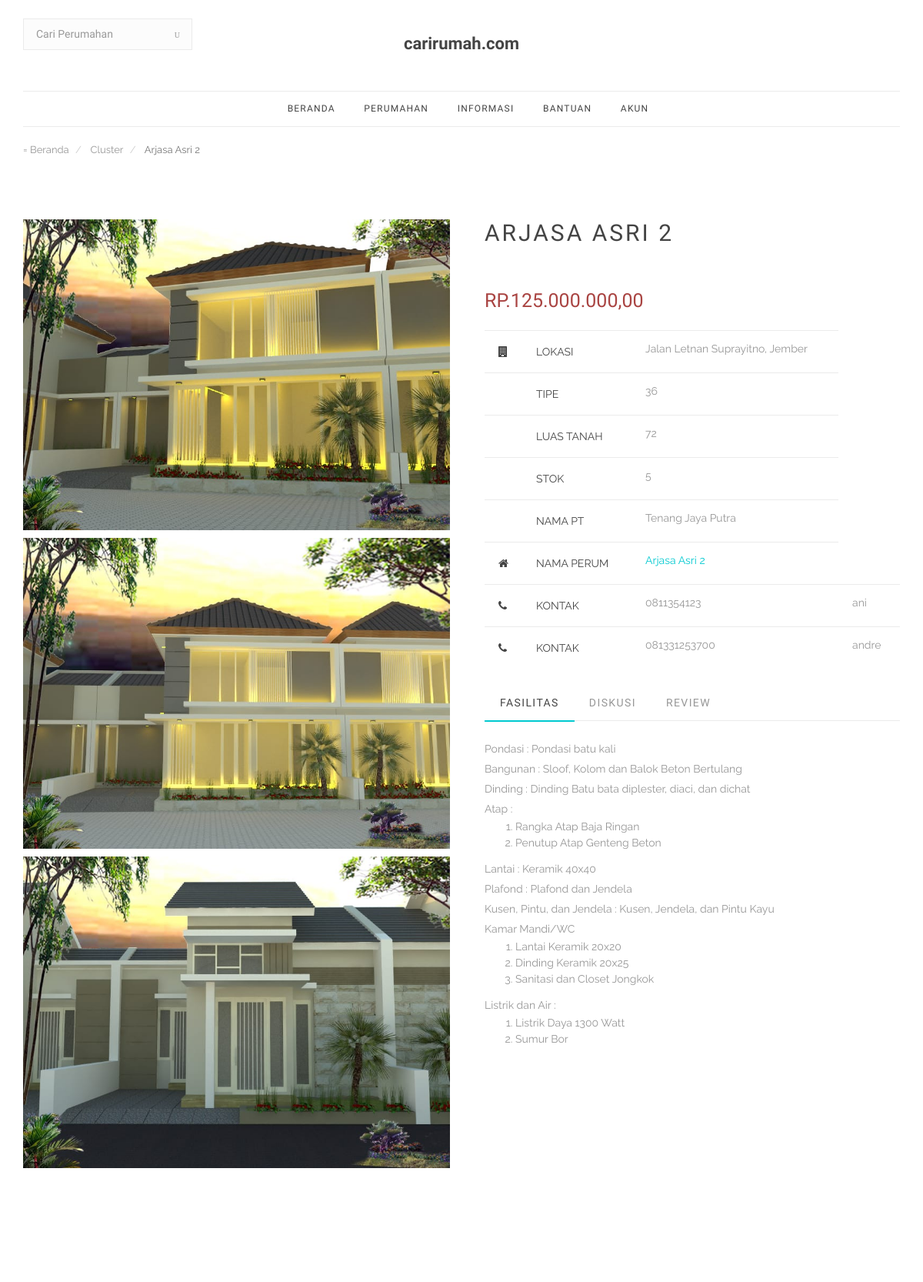
Page /home/index.php?p=bukudetail/buku_detail&KD_CLUSTER=6 (upper part) on the earlier database version.
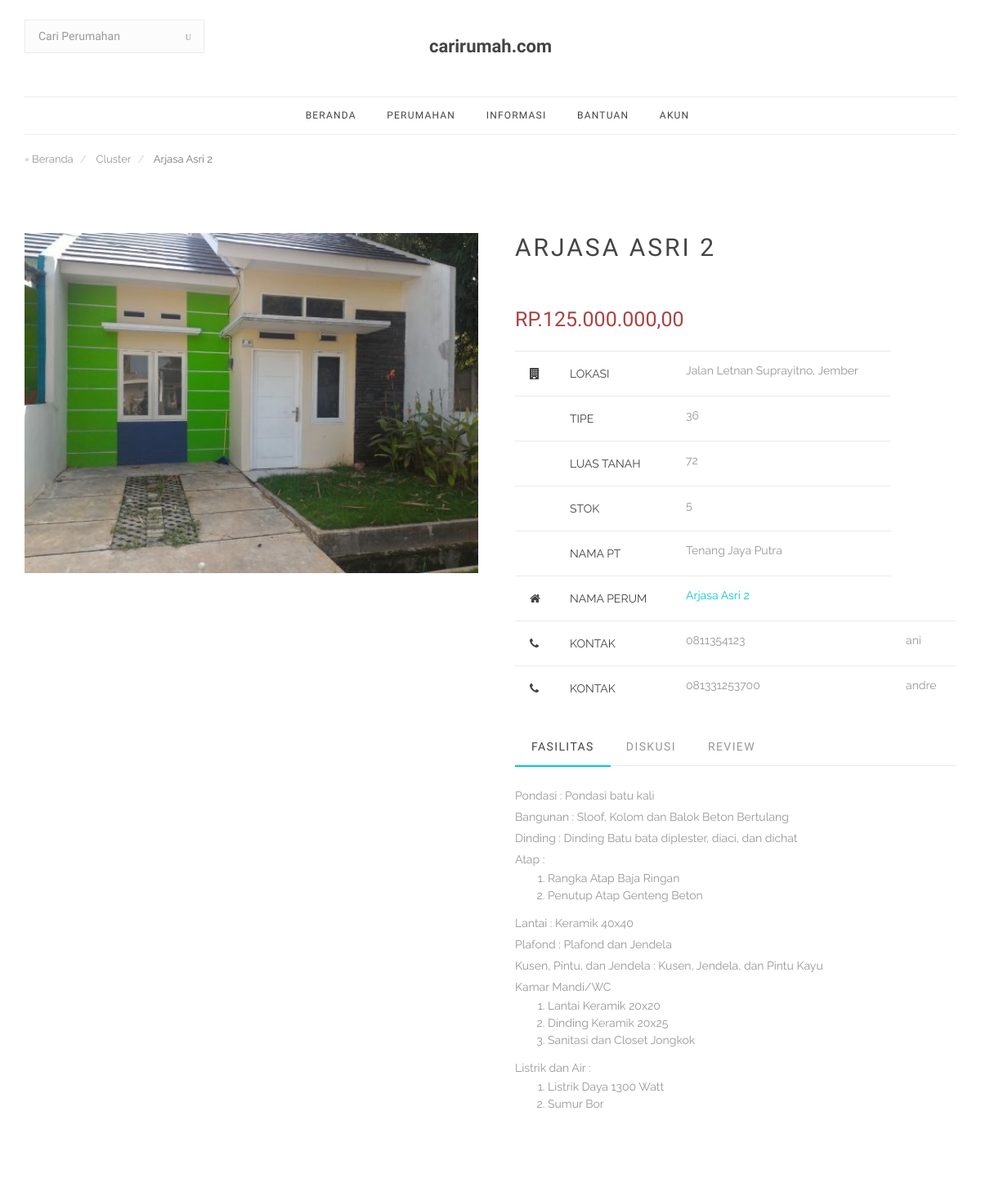
Same page on the later database version.
### tables this page shows
CREATE TABLE `cluster` (
  `KD_CLUSTER` int(4) NOT NULL,
  `KD_PERUM` int(4) NOT NULL,
  `NAMA_CLUSTER` varchar(100) DEFAULT NULL,
  `TIPE` int(4) DEFAULT NULL,
  `LUAS_TANAH` int(4) DEFAULT NULL,
  `STOK` int(4) DEFAULT NULL,
  `HARGA` bigint(20) DEFAULT NULL,
  `FASILITAS` varchar(1000) DEFAULT NULL,
  `GAMBAR` varchar(100) DEFAULT NULL,
  `GAMBAR1` varchar(100) DEFAULT NULL,
  `GAMBAR2` varchar(100) DEFAULT NULL
);

CREATE TABLE `marketing` (
  `KD_MARKET` int(4) NOT NULL,
  `USERNAME` varchar(20) NOT NULL,
  `NAMA` varchar(100) DEFAULT NULL,
  `NO_TELEPON` varchar(12) DEFAULT NULL
);

### home/pages/bukudetail/buku_detail.php (the view, shortened to what the changed rows need)
<?php
    $KD_CLUSTER = $_GET['KD_CLUSTER'];
    $queryProduct = "SELECT *
    FROM cluster
    INNER JOIN perum
    ON cluster.KD_PERUM=perum.KD_PERUM
    INNER JOIN pt
    ON perum.KD_PT=pt.KD_PT
    INNER JOIN user
    ON pt.USERNAME=user.USERNAME
    INNER JOIN marketing
    ON user.USERNAME=marketing.USERNAME
    WHERE cluster.KD_CLUSTER=$KD_CLUSTER";
    $rsProduct = mysqli_query($konek, $queryProduct);
     $row = mysqli_fetch_assoc($rsProduct);
     $queryProduct13 = "SELECT *
    FROM cluster
    INNER JOIN perum
    ON cluster.KD_PERUM=perum.KD_PERUM
    INNER JOIN pt
    ON perum.KD_PT=pt.KD_PT
    INNER JOIN user
    ON pt.USERNAME=user.USERNAME
    INNER JOIN marketing
    ON user.USERNAME=marketing.USERNAME
    WHERE cluster.KD_CLUSTER=$KD_CLUSTER";
    $rsProduct13 = mysqli_query($konek, $queryProduct13);
    $query=  "SELECT AVG(RATING) FROM review WHERE KD_CLUSTER='$KD_CLUSTER'";
    $rsq= mysqli_query($konek, $query);
?>
    <div class="container">
      <ol class="breadcrumb">
        <li>=
          <a href="index.php">Beranda</a>
        </li>
        <li>
          <a href="?p=buku&halaman=1">Cluster</a>
        </li>
        <li class="active">
          <?php echo $row['NAMA_CLUSTER']; ?>
        </li>
      </ol>
    </div>
    <section class="section-wrap single-product">
      <div class="container relative">
        <div class="row">
          <div class="col-sm-6 col-xs-12 mb-60">
            <div class="flickity  mfp-hover" id="gallery-main">
              <div class="gallery-cell">
                <a href="img/<?php echo $row['GAMBAR']; ?>" class="lightbox-img">
                  <img src="img/<?php echo $row['GAMBAR']; ?>" alt="" />
                </a>
                </div>
                <div class="gallery-cell">
                <a href="img/<?php echo $row['GAMBAR1']; ?>" class="lightbox-img">
                  <img src="img/<?php echo $row['GAMBAR1']; ?>" alt="" />
                </a>
                </div>
                <div class="gallery-cell">
                <a href="img/<?php echo $row['GAMBAR2']; ?>" class="lightbox-img">
                  <img src="img/<?php echo $row['GAMBAR2']; ?>" alt="" />
                </a>
              </div>
            </div>
          </div>
          <div class="col-sm-6 col-xs-12 product-description-wrap">
            <h1 class="product-title"><?php echo $row['NAMA_CLUSTER']; ?></h1>
            <span>
            <?php
            while ($data = mysqli_fetch_assoc($rsq))
{
    ?>
            <?php
                $x = $data['AVG(RATING)'];
                $j = 5-$x;
                for ($i=0; $i<$x ; $i++) {
            ?>
              <span class="icon_star" style="color:#f39c12;"></span>
            <?php } for ($i=0; $i<$j ; $i++) { ?>
              <span class="icon_star_alt" style="color:#f39c12;"></span>
            <?php } }?>
            </span>
            <span class="price">
              <ins>
                <span class="ammount text-danger">
                    <?php
                        $harga = number_format($row['HARGA'], 2, ",", ".");
                        echo "Rp.".$harga;
                    ?>
                </span>
              </ins>
            </span>
            <div class="product_meta">
                <table class="table table-hover table-responsive">
                   <tr>
                        <td width="5px"><span class="fa fa-building"></span></td>
                        <td><span class="sku">LOKASI</td>
                        <td><?php echo $row['LOKASI']; ?></span></td>
                    </tr>
                    <tr>
                        <td width="5px"><span class="icon_book"></span></td>
                        <td><span class="sku">TIPE</td>
                        <td><?php echo $row['TIPE']; ?></span></td>
                    </tr>
                    <tr>
                        <td width="5px"><span class="icon_documents"></span></td>
                        <td><span class="tagged_as">LUAS TANAH</td>
                        <td><?php echo $row['LUAS_TANAH']; ?> </span></td>
                    </tr>
                    <tr>
                        <td width="5px"><span class="icon_printer-alt"></span></td>
                        <td><span class="posted_in">STOK</td>
                        <td><?php echo $row['STOK']; ?></span></td>
                    </tr>
                    <tr>
                        <td width="5px"><span class="icon_briefcase"></span></td>
                        <td><span class="posted_in">NAMA PT</td>
                        <td><?php echo $row['NAMA_PT']; ?></a></span></td>
                    </tr>
                    <tr>
                        <td width="5px"><span class="fa fa-home"></span></td>
                        <td><span class="posted_in">NAMA PERUM</td>
                        <td><a href="?p=buku&KD_PERUM=<?php echo $row['KD_PERUM'] ?>&halaman=1" target="_blank">
                            <?php echo $row['NAMA_PERUM']; ?></a></span></td>
                    </tr>
                    <?php
                    while ($data = mysqli_fetch_assoc($rsProduct13))
{
    ?>              <tr>
                        <td width="5px"><span class="fa fa-phone"></span></td>
                        <td><span class="posted_in">KONTAK</td>
                        <td> <?php echo $data['NO_TELEPON']; ?></a></span></td>
                        <td> <?php echo $data['NAMA']; ?></a></span></td>
                    </tr>
                    <?php } ?>
                </table>
                <div class="row">
                <div class="col-md-12">
                    <div class="tabs tabs-bb">
                    <ul class="nav nav-tabs">
                        <li class="active">
                        <a href="#tab-description" data-toggle="tab">Fasilitas</a>
                        </li>
                        <li>
                        <a href="#tab-reviews" data-toggle="tab">Diskusi</a>
                        </li>
                        <li >
                        <a href="#tab-ulasan" data-toggle="tab">Review</a>
                        </li>
                    </ul>
                    <div class="tab-content">
                    <div class="tab-pane fade in active" id="tab-description">
                        <p align="justify">
                            <?php echo htmlspecialchars_decode(stripcslashes($row['FASILITAS'])); ?>
                        </p>
                        </div>
                    </div>
                    </div>
                </div>
                </div>
            </div>
          </div>
        </div>
      </div>
    </section>

Differences in the rows shown:
changed cluster "ARJASA ASRI 2": GAMBAR: a different picture; GAMBAR1 "c.jpg" → "asri2.jpg" (drawn); GAMBAR1: picture removed; GAMBAR2 "e.jpg" → "asri1.jpg" (drawn); GAMBAR2: picture removed
